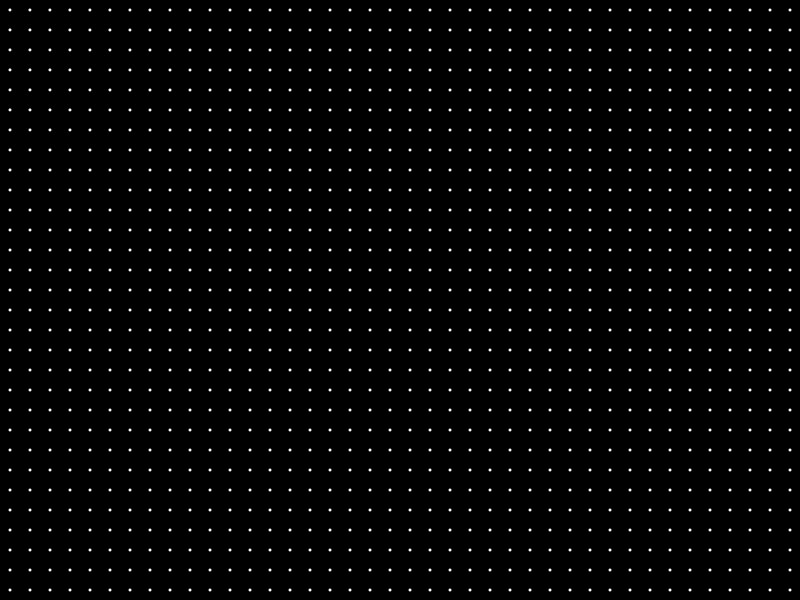
Frame 1 (no input)
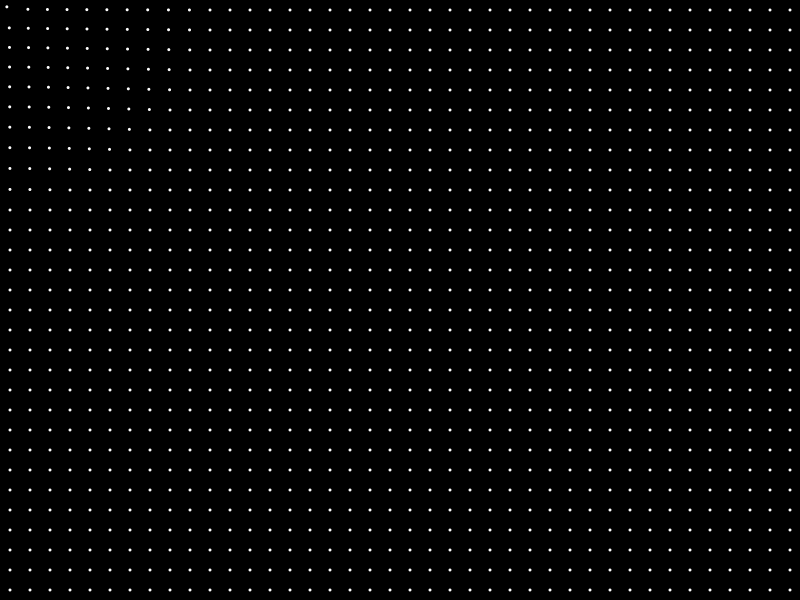
Frame 60 (the mouse pressed at the canvas centre just before this capture)
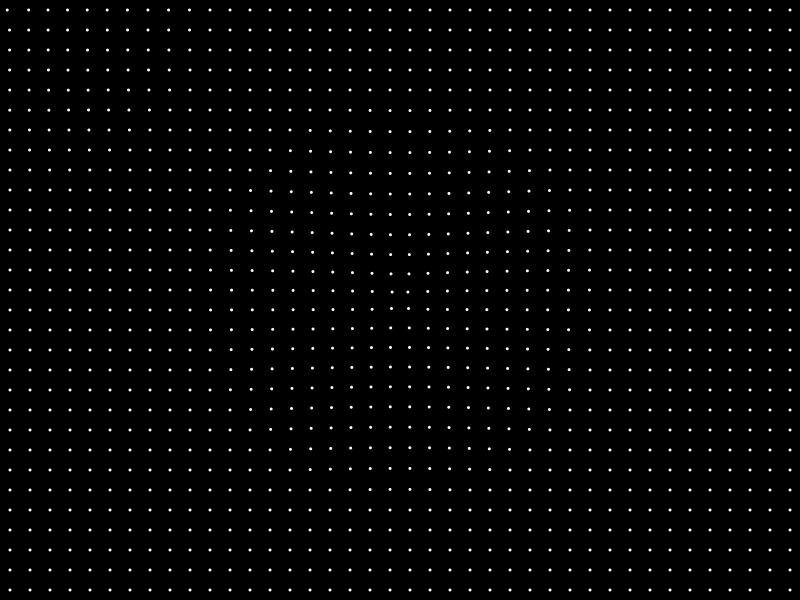
Frame 120 (the mouse held since frame 60 and released just before this capture)

The Processing sketch that drew these frames (run headless with seeded random() and noise(); from frame 60 on, the mouse is pressed at the canvas centre):

// Processing sketch: Attractor_Node
// ── Attractor_Node.pde
//NodeStep
int stepX = 20;
int stepY = 20;
//NodeShape
int nSize = 3;
//AttractorCount
int aCount = 1;

ArrayList<Node> nodes = new ArrayList<Node>(0);
ArrayList<Attractor> attractors = new ArrayList<Attractor>(0);

void setup(){
  
  size(800,600);
  background(0);
  //Create NodeGrid
  placeNodes();
  
  //Create Attractor 
  //***********TODO****** - Create Attractor per TUIO Player)
  createAttractor();
  
}



void draw(){
  
  background(0);
  attractNodes();
  displayNodes();
  

}



void displayNodes()
{ 
  //DEBUG/DUMMY - DRAW
  for(int i = 0; i < nodes.size(); i++)
  {
    noStroke();
    fill(255);
    ellipse(nodes.get(i).x, nodes.get(i).y, nSize, nSize);
  }

}

void attractNodes(){
 
  for(int i = 0; i < attractors.size(); i++)
  {
    Attractor a = attractors.get(i);
    a.x = mouseX;
    a.y = mouseY;
    
    for(int j = 0; j < nodes.size(); j++)
    {
      Node n = nodes.get(j);
      a.attract(n);
      n.update();
    }

    
  }
  
}

void createAttractor(){
 
  for(int i = 0; i < aCount; i++)
  {
    attractors.add(new Attractor(0,0));
  }

}


void placeNodes(){
  
  //Add Nodes depending on Grid
  for(int y = stepY/2; y < height; y+=stepY){
    
    for(int x = stepX/2; x < width; x+=stepX){
      {
        nodes.add(new Node(x,y));
      }
    }
  }
  
  
}
// ── Attractor.pde
// M_4_2_02.pde
// Attractor.pde
// 
// Generative Gestaltung, ISBN: 978-3-87439-759-9
// First Edition, Hermann Schmidt, Mainz, 2009
// Hartmut Bohnacker, Benedikt Gross, Julia Laub, Claudius Lazzeroni
// Copyright 2009 Hartmut Bohnacker, Benedikt Gross, Julia Laub, Claudius Lazzeroni
//
// http://www.generative-gestaltung.de
//
// Licensed under the Apache License, Version 2.0 (the "License");
// you may not use this file except in compliance with the License.
// You may obtain a copy of the License at http://www.apache.org/licenses/LICENSE-2.0
// Unless required by applicable law or agreed to in writing, software
// distributed under the License is distributed on an "AS IS" BASIS,
// WITHOUT WARRANTIES OR CONDITIONS OF ANY KIND, either express or implied.
// See the License for the specific language governing permissions and
// limitations under the License.

class Attractor {
  // position
  float x=0, y=0; 

  // radius of impact
  float radius = 200;
  // strength: positive for attraction, negative for repulsion
  float strength = 1;  
  // parameter that influences the form of the function
  float ramp = 0.5;    //// 0.01 - 0.99


  Attractor(float theX, float theY) {
    x = theX;
    y = theY;
  }


  void attract(Node theNode) {
    // calculate distance
    float dx = x - theNode.x;
    float dy = y - theNode.y;
    float d = mag(dx, dy);

    if (d > 0 && d < radius) {
      // calculate force
      float s = d/radius;
      float f = (1 / pow(s, 0.5*ramp) - 1);
      f = strength * f/radius;

      // apply force to node velocity
      theNode.velocity.x += dx * f;
      theNode.velocity.y += dy * f;
    }
  }

}
// ── Node.pde
// M_4_1_01.pde
// Node.pde
// 
// Generative Gestaltung, ISBN: 978-3-87439-759-9
// First Edition, Hermann Schmidt, Mainz, 2009
// Hartmut Bohnacker, Benedikt Gross, Julia Laub, Claudius Lazzeroni
// Copyright 2009 Hartmut Bohnacker, Benedikt Gross, Julia Laub, Claudius Lazzeroni
//
// http://www.generative-gestaltung.de
//
// Licensed under the Apache License, Version 2.0 (the "License");
// you may not use this file except in compliance with the License.
// You may obtain a copy of the License at http://www.apache.org/licenses/LICENSE-2.0
// Unless required by applicable law or agreed to in writing, software
// distributed under the License is distributed on an "AS IS" BASIS,
// WITHOUT WARRANTIES OR CONDITIONS OF ANY KIND, either express or implied.
// See the License for the specific language governing permissions and
// limitations under the License.

class Node extends PVector {

  // velocity
  PVector velocity = new PVector();

  // minimum and maximum posiions
  float minX=5, minY=5, maxX=width-5, maxY=height-5;

  // damping of the velocity (0 = no damping, 1 = full damping)
  float damping = .01;
  
  float initX;
  float initY;
  float counter = 0.01;

  Node(float theX, float theY) {
    x = theX;
    y = theY;
    initX = theX;
    initY = theY;
    
  }

  // ------ calculate new position of the node ------
  void update() {
    x += velocity.x;
    y += velocity.y;

    if (x < minX) {
      x = minX - (x - minX);
      velocity.x = -velocity.x;
    }
    if (x > maxX) {
      x = maxX - (x - maxX);
      velocity.x = -velocity.x;
    }

    if (y < minY) {
      y = minY - (y - minY);
      velocity.y = -velocity.y;
    }
    if (y > maxY) {
      y = maxY - (y - maxY);
      velocity.y = -velocity.y;
    }

    velocity.x *= (1-damping);
    velocity.y *= (1-damping);
    
    //CounterVelocity - Back to Origin Point
    if(x > initX){
      float distX = x - initX;
      velocity.x -= distX * (counter);      
    }
       //CounterVelocity - Back to Origin Point
    if(x < initX){
      float distX = initX - x;
      velocity.x += distX * (counter);      
    }
    if(y < initY){
      float distY = y - initY;
      velocity.y -= distY * (counter);      
    }
    if(y > initY){
      float distY = initY-y;
      velocity.y = distY * (counter);      
    }

    
  }
}
